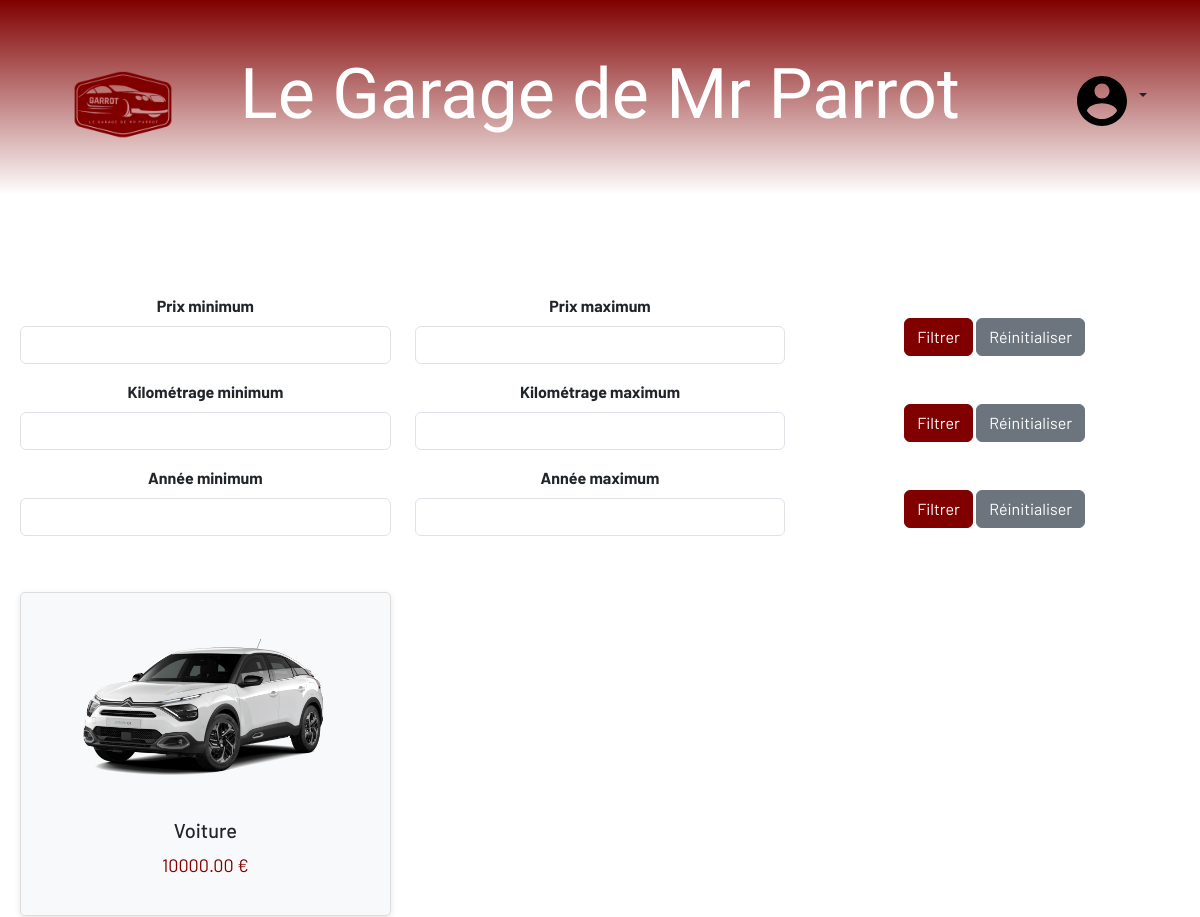
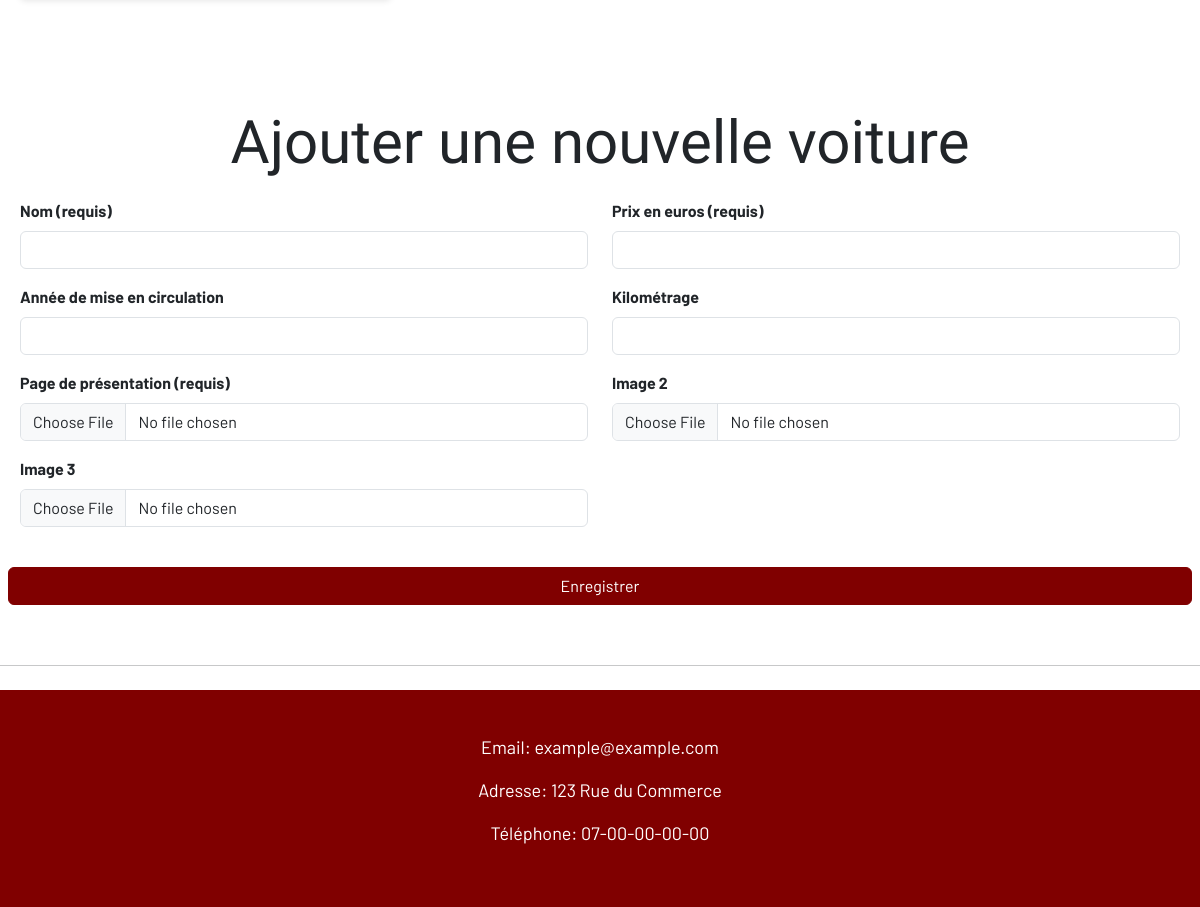
Page /garage/modification_voitures.php on the committed database (2 pictures, top to bottom).
### tables this page shows
CREATE TABLE `voitures` (
  `id_v` int(11) NOT NULL,
  `nom_v` varchar(255) DEFAULT NULL,
  `prix` decimal(10,2) DEFAULT NULL,
  `image1` text,
  `image2` text,
  `image3` text,
  `annee` int(11) DEFAULT NULL,
  `kilometrage` int(11) DEFAULT NULL
);

CREATE TABLE `infos` (
  `id` int(11) NOT NULL,
  `description` text,
  `email` varchar(255) DEFAULT NULL,
  `adresse` varchar(255) DEFAULT NULL,
  `telephone` varchar(20) DEFAULT NULL,
  `image` text NOT NULL
);

### garage/modification_voitures.php (the view, shortened to what this page needs)
<!DOCTYPE html>
<html lang="fr">
<head>
  <link rel="stylesheet" href="https://cdn.jsdelivr.net/npm/bootstrap@5.3.0/dist/css/bootstrap.min.css">
  <link rel="stylesheet" href="voitures.css">
</head>
<body>
<header class="text-center py-4">
    <div class="container">
      <div class="row align-items-center">
      <div class="col-md-2">
  <a href="accueil_admin.php">
    <img src="images/garrot.png" alt="Logo" class="logo img-fluid" style="max-width: 100px; margin-top: 7px;">
  </a>
</div>
        <div class="col-md-8">
          <h1 class="title" style="font-size: 70px; ">Le Garage de Mr Parrot</h1>
        </div>
        <div class="col-md-2 text-end">
          <div class="dropdown">
            <button class="btn dropdown-toggle" type="button" id="dropdownMenuButton2" data-bs-toggle="dropdown"
              aria-expanded="false">
              <img src="images/connexion.svg" alt="Connecter" class="connect-svg img-fluid"
                style="max-width: 60px; margin-top: 7px;">
            </button>
          </div>
        </div>
      </div>
    </div>
  </header>
<br>
<div class="container text-center">
  <form action="modification_voitures.php" method="GET">
    <div class="row mb-3">
      <div class="col-md-4">
        <label for="prix_min" class="form-label">Prix minimum</label>
        <input type="number" class="form-control" id="prix_min" name="prix_min" value="<?php echo isset($_GET['prix_min']) ? $_GET['prix_min'] : ''; ?>" min="0">
      </div>
      <div class="col-md-4">
        <label for="prix_max" class="form-label">Prix maximum</label>
        <input type="number" class="form-control" id="prix_max" name="prix_max" value="<?php echo isset($_GET['prix_max']) ? $_GET['prix_max'] : ''; ?>" min="0">
      </div>
      <div class="col-md-4 mt-4">
        <button type="submit" class="btn btn-primary">Filtrer</button>
        <a href="modification_voitures.php" class="btn btn-secondary">Réinitialiser</a>
      </div>
    </div>
    <div class="row mb-3">
      <div class="col-md-4">
        <label for="kilometrage_min" class="form-label">Kilométrage minimum</label>
        <input type="number" class="form-control" id="kilometrage_min" name="kilometrage_min" value="<?php echo isset($_GET['kilometrage_min']) ? $_GET['kilometrage_min'] : ''; ?>" min="0">
      </div>
      <div class="col-md-4">
        <label for="kilometrage_max" class="form-label">Kilométrage maximum</label>
        <input type="number" class="form-control" id="kilometrage_max" name="kilometrage_max" value="<?php echo isset($_GET['kilometrage_max']) ? $_GET['kilometrage_max'] : ''; ?>" min="0">
      </div>
      <div class="col-md-4 mt-4">
        <button type="submit" class="btn btn-primary">Filtrer</button>
        <a href="modification_voitures.php" class="btn btn-secondary">Réinitialiser</a>
      </div>
    </div>
    <div class="row mb-3">
      <div class="col-md-4">
        <label for="annee_min" class="form-label">Année minimum</label>
        <input type="number" class="form-control" id="annee_min" name="annee_min" value="<?php echo isset($_GET['annee_min']) ? $_GET['annee_min'] : ''; ?>" min="0">
      </div>
      <div class="col-md-4">
        <label for="annee_max" class="form-label">Année maximum</label>
        <input type="number" class="form-control" id="annee_max" name="annee_max" value="<?php echo isset($_GET['annee_max']) ? $_GET['annee_max'] : ''; ?>" min="0">
      </div>
      <div class="col-md-4 mt-4">
        <button type="submit" class="btn btn-primary">Filtrer</button>
        <a href="modification_voitures.php" class="btn btn-secondary">Réinitialiser</a>
      </div>
    </div>
  </form>
</div>
<div class="container">
  <div class="row">
    <?php
    $host_name = 'db5013809319.hosting-data.io';
    $database = 'dbs11556871';
    $user_name = 'dbu2118504';
    $password = '13x10y04z';
    $connexion = new mysqli($host_name, $user_name, $password, $database);
    $query = "SELECT * FROM voitures";
    $result = $connexion->query($query);
    if ($result->num_rows > 0) {
      $carouselIndex = 0;
      while ($row = $result->fetch_assoc()) {
        $nom = $row['nom_v'];
        $prix = $row['prix'];
        $image = $row['image1'];
        echo '<div class="col-lg-4 col-md-6">';
        echo '<div class="car-block" data-bs-toggle="modal" data-bs-target="#carModal-' . $carouselIndex . '">';
        echo '<img src="images/' . $image . '" alt="Voiture" class="img-fluid">';
        echo '<div class="car-info">';
        echo '<h3 class="car-name">' . $nom . '</h3>';
        echo '<p class="car-price"> ' . $prix . ' € </p>';
        echo '</div>';
        echo '</div>';
        echo '</div>';
        $carouselIndex++;
      }
    } else {
      echo '<div class="col-12">';
      echo '<div class="alert alert-danger" role="alert">Aucune voiture disponible.</div>';
      echo '</div>';
    }
    ?>
  </div>
</div>
<div class="container mt-5">
<h2 class="text-center">Ajouter une nouvelle voiture</h2>
  <form action="ajout-voiture.php" method="POST" enctype="multipart/form-data">
    <div class="row mb-3">
      <div class="col-md-6">
        <label for="nom" class="form-label">Nom  (requis)</label>
        <input type="text" class="form-control" id="nom" name="nom" required>
      </div>
      <div class="col-md-6">
        <label for="prix" class="form-label">Prix en euros (requis)</label>
        <input type="text" class="form-control" id="prix" name="prix" required>
      </div>
    </div>
    <div class="row mb-3">
      <div class="col-md-6">
        <label for="annee" class="form-label">Année de mise en circulation</label>
        <input type="text" class="form-control" id="annee" name="annee">
      </div>
      <div class="col-md-6">
        <label for="kilometrage" class="form-label">Kilométrage</label>
        <input type="text" class="form-control" id="kilometrage" name="kilometrage">
      </div>
    </div>
    <div class="row mb-3">
      <div class="col-md-6">
        <label for="image1" class="form-label">Page de présentation (requis)</label>
        <input type="file" class="form-control" id="image1" name="image1" required>
      </div>
      <div class="col-md-6">
        <label for="image2" class="form-label">Image 2</label>
        <input type="file" class="form-control" id="image2" name="image2">
      </div>
    </div>
    <div class="row mb-3">
      <div class="col-md-6">
        <label for="image3" class="form-label">Image 3</label>
        <input type="file" class="form-control" id="image3" name="image3">
      </div>
    </div>
    <br>
    <div class="row mb-3 mt-n2">
      <button type="submit" class="btn btn-primary">Enregistrer</button>
    </div>
  </form>
</div>
<hr class="my-4">
    <footer class="text-center py-4">
  <div class="container">
    <?php
    $query = "SELECT * FROM infos";
    $result = $connexion->query($query);
    if ($result->num_rows > 0) {
      $row = $result->fetch_assoc();
      $email = $row['email'];
      $adresse = $row['adresse'];
      $telephone = $row['telephone'];
      echo '<div class="col-md-12  text-center">';
      echo '<p>Email: ' . $email . '</p>';
      echo '<p>Adresse: ' . $adresse . '</p>';
      echo '<p>Téléphone: ' . $telephone . '</p>';
      echo '</div>';
    }
    ?>
  </div>
</footer>
</body>
</html>

### garage/voitures.css (style rules this page uses)
body { font-family: 'Barlow', serif; margin-top: 250px; }
h2 { font-family: 'Rajdhani', serif; margin-bottom: 20px; font-size: 60px; }
header { background: linear-gradient(to bottom, #800000, #FFF); padding: 20px; position: fixed; top: 0; left: 0; width: 100%; z-index: 999; }
.container { max-width: 1200px; margin: 0 auto; padding: 20px; }
.title { font-size: 28px; color: #FFF; font-family: 'Rajdhani', sans-serif; }
.connect-svg { max-width: 30px; height: auto; }
.car-block { background-color: #f8f9fa; border: 1px solid #ddd; padding: 20px; margin-bottom: 20px; text-align: center; transition: transform 0.3s ease-in-out; box-shadow: 0 2px 6px rgba(0, 0, 0, 0.1); border-radius: 5px; }
.car-block img { max-height: 250px; object-fit: cover; border-radius: 5px; }
.car-info { margin-top: 20px; }
.car-name { font-size: 20px; margin-bottom: 10px; }
.car-price { font-size: 18px; color: #800000; }
.container { padding: 20px; }
.form-label { font-weight: bold; }
.btn-primary { background-color: #800000; border-color: #800000; }
.btn-secondary { background-color: #6c757d; border-color: #6c757d; }
footer { background-color: #800000; color: #FFF; text-align: center; padding: 20px; bottom: 0; left: 0; width: 100%; font-size: 18px; }

### rows in the picture
voitures: image1 (picture), nom_v "Voiture", prix "10000.00"
infos: email "example@example.com", adresse "123 Rue du Commerce", telephone "07-00-00-00-00"
